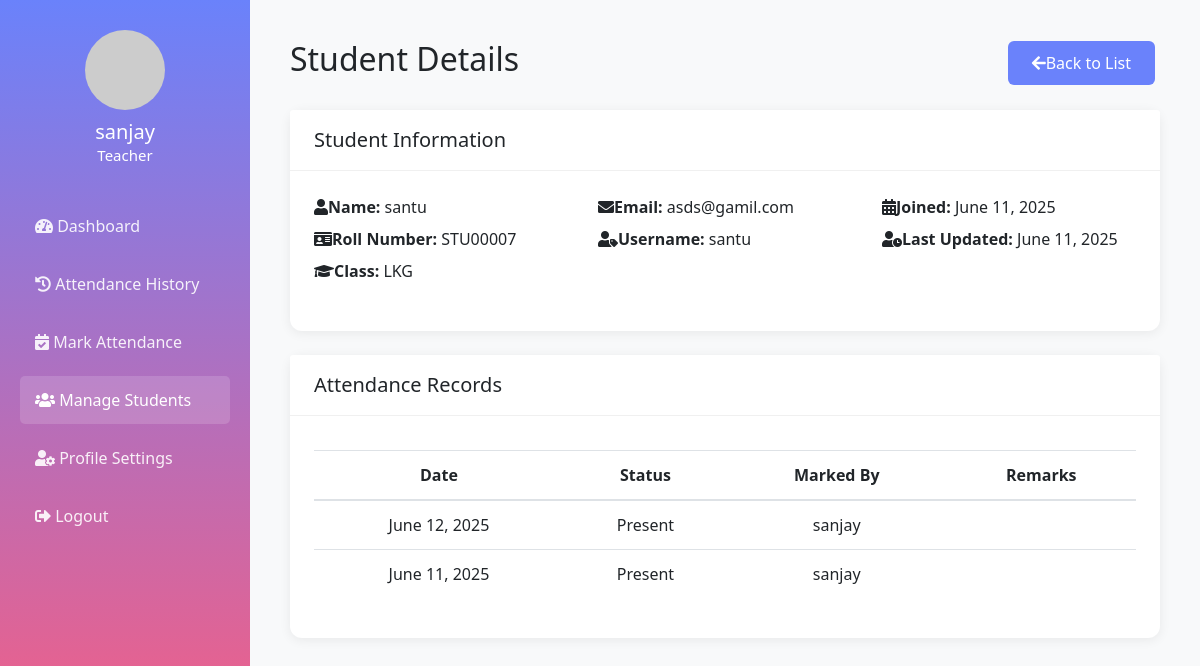
Screenshot of /view_student.php?id=6 (signed in) with the database file from the repository.
### tables this page shows
CREATE TABLE `students` (
  `student_id` int(11) NOT NULL,
  `user_id` int(11) NOT NULL,
  `full_name` varchar(100) NOT NULL,
  `email` varchar(100) NOT NULL,
  `roll_number` varchar(20) NOT NULL,
  `class` varchar(50) NOT NULL,
  `section` varchar(10) DEFAULT NULL,
  `phone` varchar(20) DEFAULT NULL,
  `address` text DEFAULT NULL,
  `created_at` datetime DEFAULT current_timestamp(),
  `updated_at` datetime DEFAULT current_timestamp() ON UPDATE current_timestamp()
);

CREATE TABLE `users` (
  `user_id` int(11) NOT NULL,
  `username` varchar(50) NOT NULL,
  `password` varchar(255) NOT NULL,
  `role` enum('admin','teacher','student') NOT NULL,
  `email` varchar(100) DEFAULT NULL,
  `full_name` varchar(100) DEFAULT NULL,
  `created_at` datetime DEFAULT current_timestamp(),
  `updated_at` datetime DEFAULT current_timestamp() ON UPDATE current_timestamp()
);

CREATE TABLE `attendance` (
  `attendance_id` int(11) NOT NULL,
  `student_id` int(11) NOT NULL,
  `date` date NOT NULL,
  `status` enum('present','absent','late') NOT NULL,
  `marked_by` int(11) NOT NULL,
  `remarks` text DEFAULT NULL,
  `created_at` datetime DEFAULT current_timestamp(),
  `updated_at` datetime DEFAULT current_timestamp() ON UPDATE current_timestamp()
);

### view_student.php (the view, shortened to what this page needs)
<?php
require_once "config/database.php";
$student_id = isset($_GET['id']) ? intval($_GET['id']) : 0;
$student = null;
$sql = "SELECT s.*, u.username FROM students s JOIN users u ON s.user_id = u.user_id WHERE s.student_id = ?";
if ($stmt = mysqli_prepare($conn, $sql)) {
    mysqli_stmt_bind_param($stmt, "i", $student_id);
    if (mysqli_stmt_execute($stmt)) {
        $result = mysqli_stmt_get_result($stmt);
        $student = mysqli_fetch_assoc($result);
    }
}
$attendance_records = [];
$sql = "SELECT a.date, a.status, a.remarks, u.username as marked_by FROM attendance a JOIN users u ON a.marked_by = u.user_id WHERE a.student_id = ? ORDER BY a.date DESC";
if ($stmt = mysqli_prepare($conn, $sql)) {
    mysqli_stmt_bind_param($stmt, "i", $student_id);
    if (mysqli_stmt_execute($stmt)) {
        $result = mysqli_stmt_get_result($stmt);
        while ($row = mysqli_fetch_assoc($result)) {
            $attendance_records[] = $row;
        }
    }
}
?>
<!DOCTYPE html>
<html lang="en">
<head>
    <link rel="stylesheet" href="https://stackpath.bootstrapcdn.com/bootstrap/4.5.2/css/bootstrap.min.css">
    <link rel="stylesheet" href="https://cdnjs.cloudflare.com/ajax/libs/font-awesome/5.15.4/css/all.min.css">
</head>
<body>
<div class="main-wrapper">
    <div class="sidebar">
        <div class="user-profile">
            <img src="https://ui-avatars.com/api/?name=<?php echo urlencode($_SESSION["username"] ?? ''); ?>&background=random" alt="Profile">
            <h5 style="margin-bottom: 0;"> <?php echo htmlspecialchars($_SESSION["username"] ?? ''); ?> </h5>
            <p style="margin-bottom: 0; font-size: 15px;"> <?php echo ucfirst($_SESSION["role"] ?? ''); ?> </p>
        </div>
        <ul class="nav flex-column">
            <li class="nav-item"><a class="nav-link" href="dashboard.php"><i class="fas fa-tachometer-alt"></i> Dashboard</a></li>
            <li class="nav-item"><a class="nav-link" href="attendance_history.php"><i class="fas fa-history"></i> Attendance History</a></li>
            <li class="nav-item"><a class="nav-link" href="mark_attendance.php"><i class="fas fa-calendar-check"></i> Mark Attendance</a></li>
            <li class="nav-item"><a class="nav-link active" href="manage_students.php"><i class="fas fa-users"></i> Manage Students</a></li>
            <li class="nav-item"><a class="nav-link" href="profile.php"><i class="fas fa-user-cog"></i> Profile Settings</a></li>
            <li class="nav-item"><a class="nav-link" href="logout.php"><i class="fas fa-sign-out-alt"></i> Logout</a></li>
        </ul>
    </div>
    <div class="main-content">
        <div class="d-flex justify-content-between align-items-center mb-4">
            <h2>Student Details</h2>
            <a href="manage_students.php" class="btn btn-primary btn-action"><i class="fas fa-arrow-left me-2"></i>Back to List</a>
        </div>
        <div class="card mb-4">
            <div class="card-header">
                <h5 class="card-title mb-0">Student Information</h5>
            </div>
            <div class="card-body">
                <div class="row">
                    <div class="col-md-4 mb-3">
                        <p class="mb-2"><i class="fas fa-user me-2"></i><strong>Name:</strong> <?php echo htmlspecialchars($student["full_name"]); ?></p>
                        <p class="mb-2"><i class="fas fa-id-card me-2"></i><strong>Roll Number:</strong> <?php echo htmlspecialchars($student["roll_number"]); ?></p>
                        <p class="mb-2"><i class="fas fa-graduation-cap me-2"></i><strong>Class:</strong> <?php echo htmlspecialchars($student["class"]); ?></p>
                    </div>
                    <div class="col-md-4 mb-3">
                        <p class="mb-2"><i class="fas fa-envelope me-2"></i><strong>Email:</strong> <?php echo htmlspecialchars($student["email"]); ?></p>
                        <p class="mb-2"><i class="fas fa-user-tag me-2"></i><strong>Username:</strong> <?php echo htmlspecialchars($student["username"]); ?></p>
                    </div>
                    <div class="col-md-4 mb-3">
                        <p class="mb-2"><i class="fas fa-calendar-alt me-2"></i><strong>Joined:</strong> <?php echo date('F j, Y', strtotime($student["created_at"])); ?></p>
                        <p class="mb-2"><i class="fas fa-user-clock me-2"></i><strong>Last Updated:</strong> <?php echo date('F j, Y', strtotime($student["updated_at"])); ?></p>
                    </div>
                </div>
            </div>
        </div>
        <div class="card">
            <div class="card-header d-flex justify-content-between align-items-center">
                <h5 class="card-title mb-0">Attendance Records</h5>
            </div>
            <div class="card-body">
                <div class="table-responsive">
                    <table class="table table-hover">
                        <thead>
                            <tr>
                                <th>Date</th>
                                <th>Status</th>
                                <th>Marked By</th>
                                <th>Remarks</th>
                            </tr>
                        </thead>
                        <tbody>
                            <?php if (empty($attendance_records)): ?>
                            <tr>
                                <td colspan="4" class="text-center">
                                    <div class="py-4">
                                        <i class="fas fa-calendar-times fa-3x text-muted mb-3"></i>
                                        <p class="text-muted">No attendance records found.</p>
                                    </div>
                                </td>
                            </tr>
                            <?php else: ?>
                            <?php foreach ($attendance_records as $row): ?>
                            <tr>
                                <td><?php echo date('F j, Y', strtotime($row['date'])); ?></td>
                                <td><span class="attendance-status status-<?php echo htmlspecialchars($row['status']); ?>"><?php echo ucfirst(htmlspecialchars($row['status'])); ?></span></td>
                                <td><?php echo htmlspecialchars($row['marked_by']); ?></td>
                                <td><?php echo htmlspecialchars($row['remarks']); ?></td>
                            </tr>
                            <?php endforeach; ?>
                            <?php endif; ?>
                        </tbody>
                    </table>
                </div>
            </div>
        </div>
    </div>
</div>
</body>
</html>

### view_student.php (style rules this page uses)
body { font-family: 'Segoe UI', Tahoma, Geneva, Verdana, sans-serif; background-color: #f8f9fa; margin: 0; padding: 0; }
.main-wrapper { display: flex; min-height: 100vh; }
.sidebar { background: linear-gradient(180deg, #6a82fb 0%, #fc5c7d 100%); color: white; width: 250px; min-height: 100vh; padding: 30px 20px 20px 20px; display: flex; flex-direction: column; align-items: center; }
.user-profile { text-align: center; margin-bottom: 30px; }
.user-profile img { width: 80px; height: 80px; border-radius: 50%; margin-bottom: 10px; }
.nav { width: 100%; }
.nav-link { color: rgba(255,255,255,0.9); padding: 12px 15px; margin: 5px 0; border-radius: 5px; font-size: 16px; }
.nav-link.active, .nav-link:hover { background: rgba(255,255,255,0.15); color: #fff; }
.main-content { flex: 1; padding: 40px 40px 40px 40px; background: #f8f9fa; min-width: 0; }
.card { border: none; border-radius: 12px; box-shadow: 0 2px 12px rgba(0,0,0,0.07); margin-bottom: 30px; }
.card-header { background: #fff; border-bottom: 1px solid #f0f0f0; padding: 18px 24px; font-size: 1.1rem; font-weight: 600; }
.card-body { padding: 24px; }
.table-responsive { margin-top: 10px; }
.table th, .table td { vertical-align: middle; text-align: center; }
.btn-primary { background-color: #6a82fb; border: none; padding: 10px 24px; font-size: 1rem; border-radius: 6px; }
.btn-action { margin-right: 5px; }

### rows the page displays
students: full_name "santu", roll_number "STU00007", class "LKG", email "asds@gamil.com", user.username "santu", created_at "June 11, 2025", updated_at "June 11, 2025"
attendance: date "June 12, 2025", status "Present", marked_by.username "sanjay"
attendance: date "June 11, 2025", status "Present", marked_by.username "sanjay"

### other values shown
$_SESSION["username"] "sanjay"
$_SESSION["role"] "Teacher"
